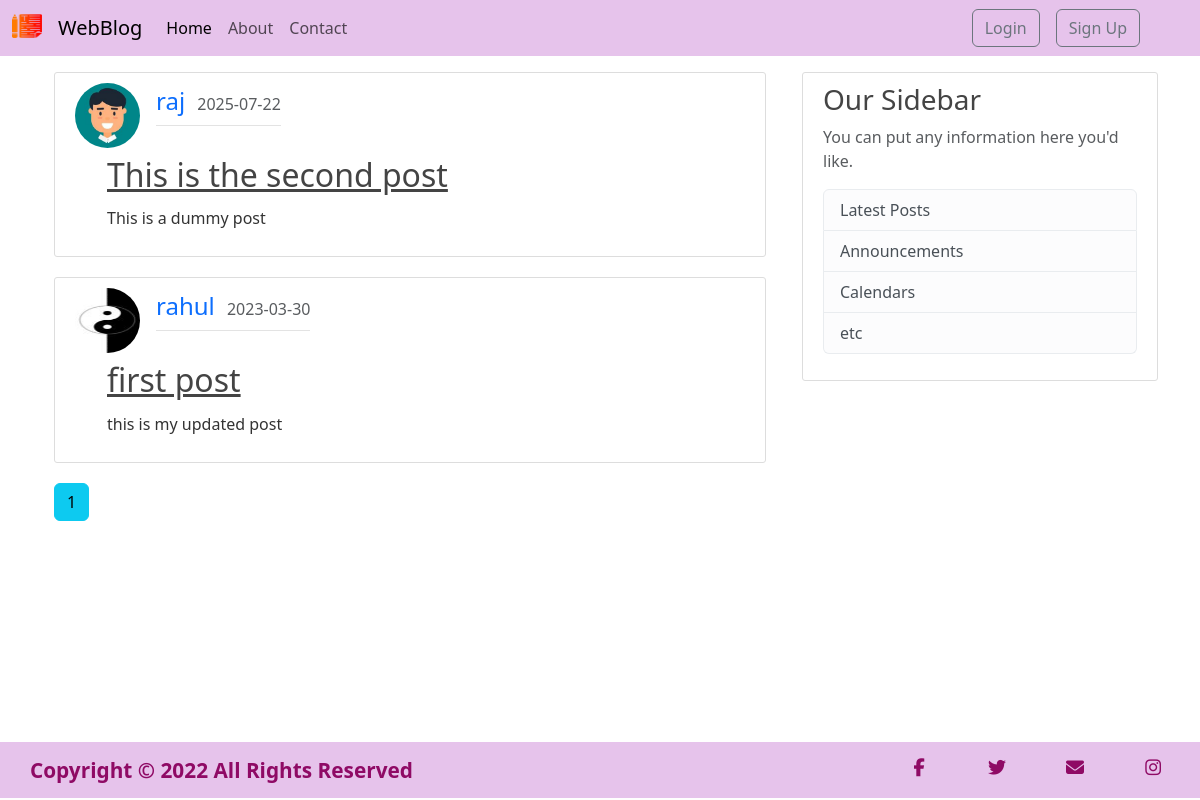
The page / on the database its author committed.
### flask_blog/models.py (models this page shows, shortened)
class Posts(db.Model):
    id = db.Column(db.Integer(),primary_key = True)
    title = db.Column(db.String(120), nullable = False)
    content = db.Column(db.Text,nullable = False)
    date_posted = db.Column(db.DateTime,nullable = False,default = datetime.datetime.utcnow)
    user_id = db.Column(db.Integer(),db.ForeignKey('user.id'),nullable = True)

class User(db.Model,UserMixin):
    id = db.Column(db.Integer(),primary_key = True)
    username = db.Column(db.String(20), unique = True, nullable = False)
    email = db.Column(db.String(120), unique = True, nullable = False)
    image_file = db.Column(db.String(20),default = 'default.jpg', nullable = False)
    password = db.Column(db.String(60),nullable = False)
    posts = db.relationship('Posts',backref = 'author',lazy = True)

### flask_blog/main/routes.py (the view)
@main.route("/")
def home():
    page = request.args.get('page',1,type = int)
    posts = Posts.query.order_by(Posts.date_posted.desc()).paginate(page = page,per_page = 4)
    return render_template('index.html',posts = posts)

### flask_blog/templates/index.html
{% extends "layout.html" %}
{% block content %}
{% for post in posts.items %}
<article class="media content-section">
    <div class="heading">
        <img class="rounded-circle article-img"
            src="{{ url_for( 'static' , filename = 'profile_pics/' + post.author.image_file )}}">
        <div class="media-body">
            <div class="article-metadata">
                <a class="mr-2" href="{{ url_for('users.user_post',username = post.author.username) }}">{{
                    post.author.username }}</a>
                <small class="text-muted">{{ post.date_posted.strftime('%Y-%m-%d') }}</small>
            </div>
        </div>
    </div>
    <div class="body ms-3 mt-2">
        <h2><a class="article-title" href="{{ url_for('posts.post',post_id = post.id) }}">
                {{ post.title }}
            </a></h2>
        <p class="article-content">
            {% if post.content|length > 102 %}
            {{ post.content[0:102] + "....." }}
            {% else %}
            {{ post.content }}
            {% endif %}
        </p>
    </div>
</article>
{% endfor %}
{% for page_num in posts.iter_pages(left_edge = 1, right_edge = 1, left_current = 1, right_current = 2) %}
{% if page_num %}
{% if posts.page == page_num %}
<a class="btn btn-info mb-4" href="{{ url_for('main.home', page = page_num) }}">{{ page_num }}</a>
{% else %}
<a class="btn btn-outline-info mb-4" href="{{ url_for('main.home', page = page_num) }}">{{ page_num }}</a>
{% endif %}
{% else %}
....
{% endif %}
{% endfor %}
{% endblock content %}

### flask_blog/templates/layout.html (shortened to what this page needs)
<!doctype html>
<html lang="en">
<head>
    <link href="https://cdn.jsdelivr.net/npm/bootstrap@5.3.0-alpha1/dist/css/bootstrap.min.css" rel="stylesheet"
>
    <link rel="stylesheet" type="text/css" href="{{ url_for('static', filename = 'css/main.css') }}">
    <link rel="stylesheet" type="text/css" href="{{ url_for('static', filename = 'css/footer.css') }}">
</head>
<body>
    <nav class="navbar navbar-expand-lg navbar-light"
        style="background-color: #e6c3eb; position: sticky; top: 0%; z-index: 10;">
        <div class="container-fluid">
            <a class="navbar-brand" href="{{ url_for('main.home') }}">
                <img src="{{url_for('static', filename = 'images/logo.png')}}" alt="" width="30" height="24"
                    class="d-inline-block align-text-top">
            </a>
            <a class="navbar-brand" href="{{ url_for('main.home') }}">WebBlog</a>
            <div class="collapse navbar-collapse" id="navbarSupportedContent">
                <ul class="navbar-nav me-auto mb-2 mb-lg-0">
                    <li class="nav-item">
                        <a class="nav-link active" aria-current="page" href="{{ url_for('main.home') }}">Home</a>
                    </li>
                    <li class="nav-item">
                        <a class="nav-link" href="{{ url_for('main.about') }}">About</a>
                    </li>
                    <li class="nav-item">
                        <a class="nav-link" href="{{ url_for('main.contact') }}">Contact</a>
                    </li>
                </ul>
                {% if current_user.is_authenticated %}
                <a href="{{ url_for('posts.new') }}"><button type="button" class="btn btn-outline-secondary me-3">New
                        Post</button></a>
                <a href="{{ url_for('users.account') }}"><button type="button"
                        class="btn btn-outline-secondary me-3">Account</button></a>
                <a href="{{ url_for('users.logout') }}"><button type="button"
                        class="btn btn-outline-secondary me-3">Logout</button></a>
                {% else %}
                <a href="{{ url_for('users.login') }}"><button type="button"
                        class="btn btn-outline-secondary me-3">Login</button></a>
                <a href="{{ url_for('users.register') }}"><button type="button"
                        class="btn btn-outline-secondary me-5">Sign
                        Up</button></a>
                {% endif %}
            </div>
        </div>
    </nav>
    <main role="main" class="container mt" style="margin-top: 1rem; min-height: calc(100vh - 16.2vh);">
        <div class=" row">
            <div class="col-md-8">
                <div class="container">
                    {% block content %}
                    {% endblock %}
                </div>
            </div>
            <div class="col-md-4">
                <div class="content-section">
                    <h3>Our Sidebar</h3>
                    <p class='text-muted'>You can put any information here you'd like.
                    <ul class="list-group">
                        <li class="list-group-item list-group-item-light">Latest Posts</li>
                        <li class="list-group-item list-group-item-light">Announcements</li>
                        <li class="list-group-item list-group-item-light">Calendars</li>
                        <li class="list-group-item list-group-item-light">etc</li>
                    </ul>
                    </p>
                </div>
            </div>
        </div>
    </main>
    <footer>
        <div class="copy"> Copyright &copy; 2022 All Rights Reserved</div>
        <ul class="icons">
            <li><a href="#"><i class="fa-brands fa-facebook-f"></i></a></li>
            <li><a href="#"><i class="fa-brands fa-twitter"></i></a></li>
            <li><a href="{{url_for('main.contact')}}"><i class="fa-solid fa-envelope"></i></a></li>
            <li><a href="#"><i class="fa-brands fa-instagram"></i></a></li>
        </ul>
    </footer>
</body>
</html>

### flask_blog/static/css/main.css (style rules this page uses)
body { color: #333333; }
h1, h2, h3, h4, h5, h6 { color: #444444; }
.content-section { background: #ffffff; padding: 10px 20px; border: 1px solid #dddddd; border-radius: 3px; margin-bottom: 20px; }
.article-title { color: #444444; }
.article-content { margin-top: 12px; }
.article-img { height: 65px; width: 65px; margin-right: 16px; }
.article-metadata { padding-bottom: 6px; margin-bottom: 4px; border-bottom: 1px solid #e3e3e3; }
.article-metadata a { text-decoration: none; font-size: 1.5rem; margin-right: 8px; }
.article-metadata small { font-size: 1rem; }
.content-section .heading { display: flex; flex-wrap: wrap; }
.content-section .body { word-wrap: break-word; box-sizing: border-box; width: 100%; padding: 0 1rem; }
.media { display: flex; flex-wrap: wrap; flex-direction: column; }

### flask_blog/static/css/footer.css (style rules this page uses)
footer { height: 7vh; background-color: #e6c3eb; align-items: center; display: flex; justify-content: space-between; color: #8f0a65; }
div.copy { font-weight: bold; font-size: 1.3em; padding: 0 2.5vw; box-sizing: border-box; }
ul.icons { box-sizing: border-box; display: flex; justify-content: center; align-items: center; height: 100%; width: 26vw; list-style: none; }
ul.icons li a { text-decoration: none; }
ul.icons li { text-align: center; height: 4vh; width: 3vw; margin: 0 4vw 0 0vw; font-size: 1.5vw; border-radius: 50%; }
ul.icons li i { display: flex; color: #8f0a65; border-radius: 50%; height: 5.5vh; width: 2.5vw; justify-content: center; align-items: center; }

### rows shown on the page
Posts: image_file (placeholder picture), author.username "raj", date_posted "2025-07-22", title "This is the second post", content "This is a dummy post"
Posts: image_file (picture), author.username "rahul", date_posted "2023-03-30", title "first post", content "this is my updated post"

### other values the page prints
{{ page_num }} "1"
